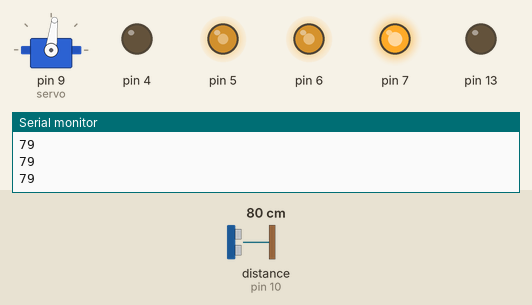
Recording of a sketch running on a simulated Arduino Uno, built with avr-gcc and run on an emulated ATmega328P. On the bench: servo, output pins drawn as LEDs (lit = HIGH), the last lines printed to the serial monitor. Wiring (inferred from the names in the program): ultrasonic range finder: trigger pin 11; echo pin 10. Dashed ring = blinking. Inputs (shaded band) come from the test bench; at power-on: distance to the obstacle (sensor on pin 10) 80 cm. The echo pulse lasts 58.3 µs per cm; pins used as bus, display or sensor lines are not drawn.

Above: at 1.2 s.
1.3 s: distance to the obstacle (sensor on pin 10) set to 34 cm
2.8 s: distance to the obstacle (sensor on pin 10) set to 28 cm
At 3.7 s:
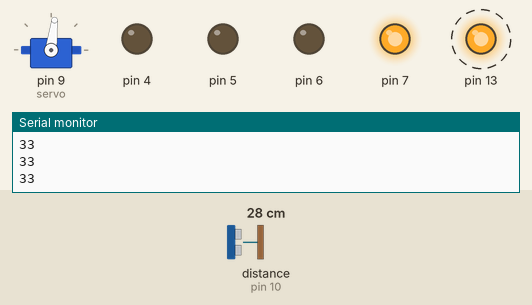
5.8 s: distance to the obstacle (sensor on pin 10) set to 35 cm
At 7.0 s:
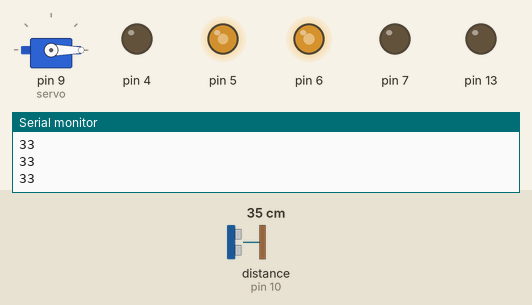
8.7 s: distance to the obstacle (sensor on pin 10) set to 2 cm
At 11.1 s:
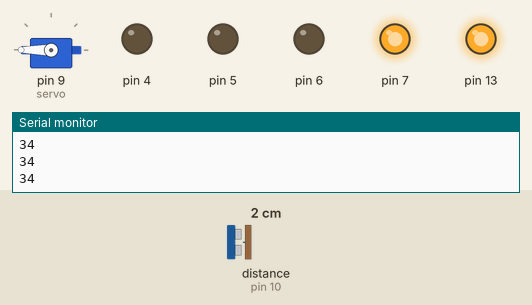
13.9 s: distance to the obstacle (sensor on pin 10) set to 60 cm
At 15.3 s:
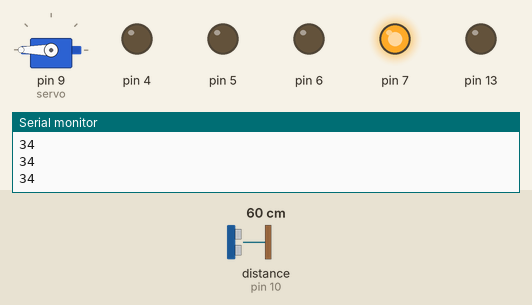
Timing chart, 0 to 17.8 s (numbered marks = the images above; inputs shaded):
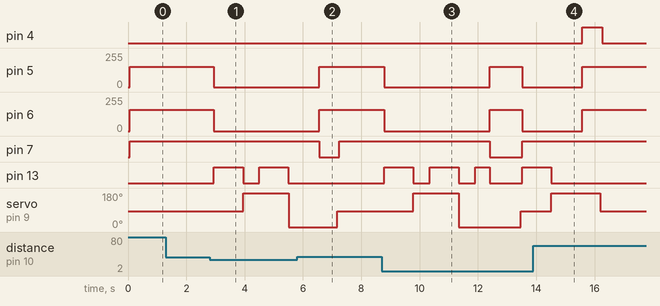

The sketch:

car.ino
```cpp
#include<Servo.h>
#define echoPin 10
#define trigPin 11
Servo servo;
int val,v;
int Range = 30;
int a=152;
int b=160;
int rightturndelay=560;
int leftturndelay=560;
int uturndelay=1000;
long duration, distance;
void setup() {
 Serial.begin (9600);
  servo.attach(9);
  val=map(83,0,180,0,180);
  servo.write(val);

 pinMode(trigPin, OUTPUT);
 pinMode(echoPin, INPUT);
 pinMode(13,OUTPUT);
  pinMode(4,OUTPUT);
  pinMode(5,OUTPUT);
  pinMode(6,OUTPUT);
  pinMode(7,OUTPUT);
}

void loop() {
  digitalWrite(13,LOW);
  val=map(83,0,180,0,180);
  servo.write(val);
  sonar();
  delay(58);
 if (distance < Range){
    digitalWrite(13,HIGH);
    stop();
    delay(1000);
    digitalWrite(13,LOW);
    val=map(180,0,180,0,180);
    servo.write(val);
    delay(500);
    sonar();
    delay(58);
    if (distance < Range){
      digitalWrite(13,HIGH);
      delay(1000);
      digitalWrite(13,LOW);
      val=map(0,0,180,0,180);
      servo.write(val);
      delay(500);
      sonar();
     delay(58);
 if(distance >= Range){
      delay(500);
      rightturn();
      delay(rightturndelay);
 }
 else{digitalWrite(13,HIGH);
      delay(500);
      digitalWrite(13,LOW);
      rightturn();
      delay(uturndelay);

 }
      }
   else{
      delay(500);
      leftturn();
      delay(leftturndelay);}
 }
 else {forword();
  val=map(83,0,180,0,180);
  servo.write(val);
  Serial.println(distance);}
  delay(58);
}
void stop(){
  digitalWrite(4,LOW);
  analogWrite(5,0);
  analogWrite(6,0);
  digitalWrite(7,HIGH);
  }
void forword(){   ///     8
  digitalWrite(4,LOW);
  analogWrite(5,a);
  analogWrite(6,b);
  digitalWrite(7,HIGH);
  }


void leftturn(){   /// 4
  digitalWrite(4,HIGH);
  analogWrite(5,a);
  analogWrite(6,b);
  digitalWrite(7,HIGH);
  }
void rightturn(){  /// 6
  digitalWrite(4,LOW);
  analogWrite(5,a);
  analogWrite(6,b);
  digitalWrite(7,LOW);
  }

void sonar(){
  digitalWrite(trigPin, LOW);
  delayMicroseconds(2);
  digitalWrite(trigPin, HIGH);
  delayMicroseconds(10);
  digitalWrite(trigPin, LOW);
  duration = pulseIn(echoPin, HIGH);
  distance = duration/58.4;
  }
```

Measured:
- the behaviour switches between 31 and 30 cm on distance to the obstacle (sensor on pin 10) (found by bisection; images 0 and 1)
- after the input at 2.8 s, pin 5: 152/255 → 0/255 after 0.14 s; pin 6: 160/255 → 0/255 after 0.14 s; pin 13: alternates HIGH for 1.0 s and LOW for 0.56 s, starting after 0.14 s; servo on pin 9 (servo): 83° → 180° after 1.1 s, → 0° 1.6 s later
- after the input at 5.8 s, pin 5: goes on until 6.6 s, then stays 152/255; pin 6: goes on until 6.6 s, then stays 160/255; pin 13: stays LOW (without the input it goes to HIGH after 0.26 s)
- after the input at 8.7 s, pin 5: 152/255 → 0/255 after 0.09 s, → 152/255 3.6 s later, → 0/255 1.1 s later; pin 6: 160/255 → 0/255 after 0.09 s, → 160/255 3.6 s later, → 0/255 1.1 s later
- after the input at 13.9 s, pin 4: LOW → HIGH after 1.7 s, → LOW 0.68 s later; pin 5: 0/255 → 152/255 after 1.7 s instead of 3.2 s; pin 6: 0/255 → 160/255 after 1.7 s instead of 3.2 s; pin 7: stays HIGH (without the input it goes to LOW after 3.2 s); pin 13: goes on until 14.5 s, then stays LOW
